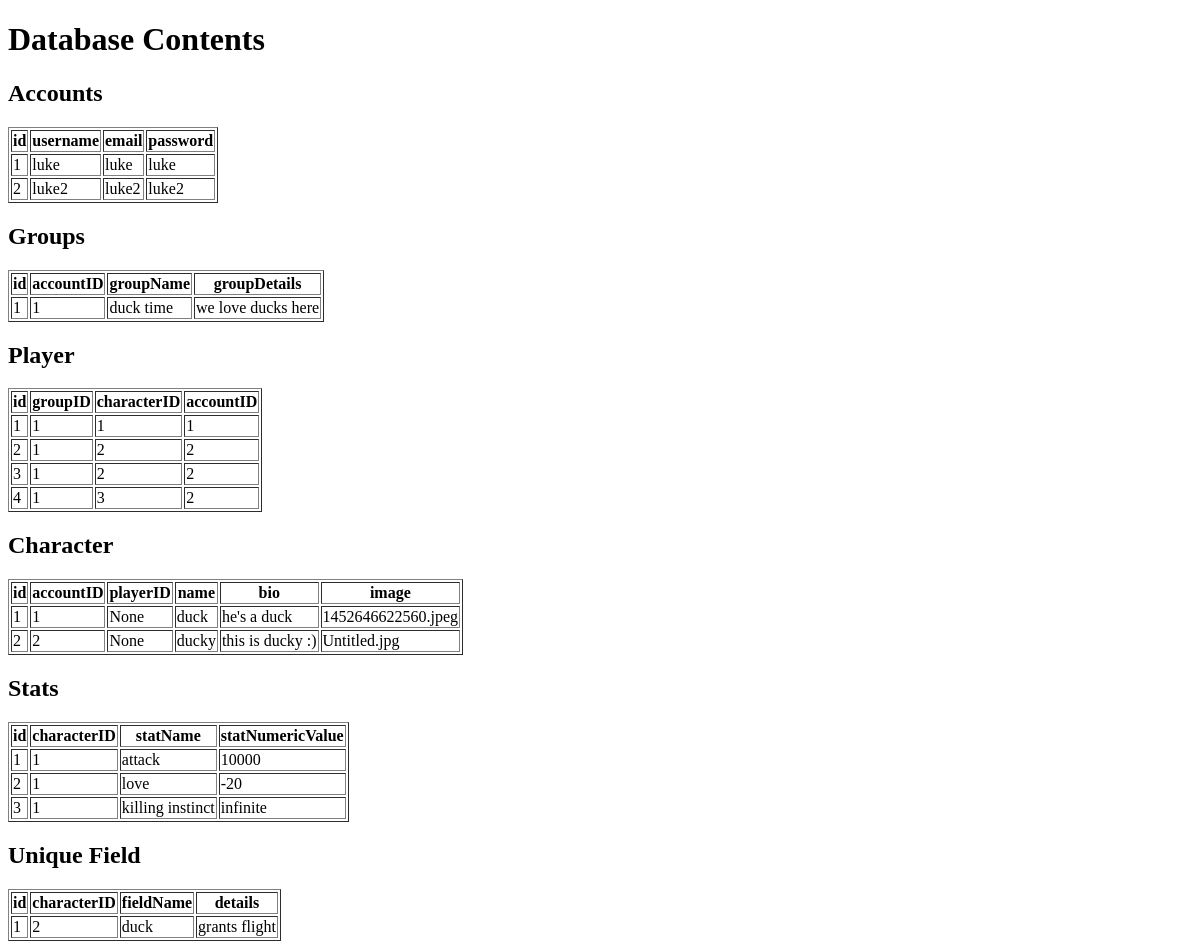
The page /database on the database as committed earlier.
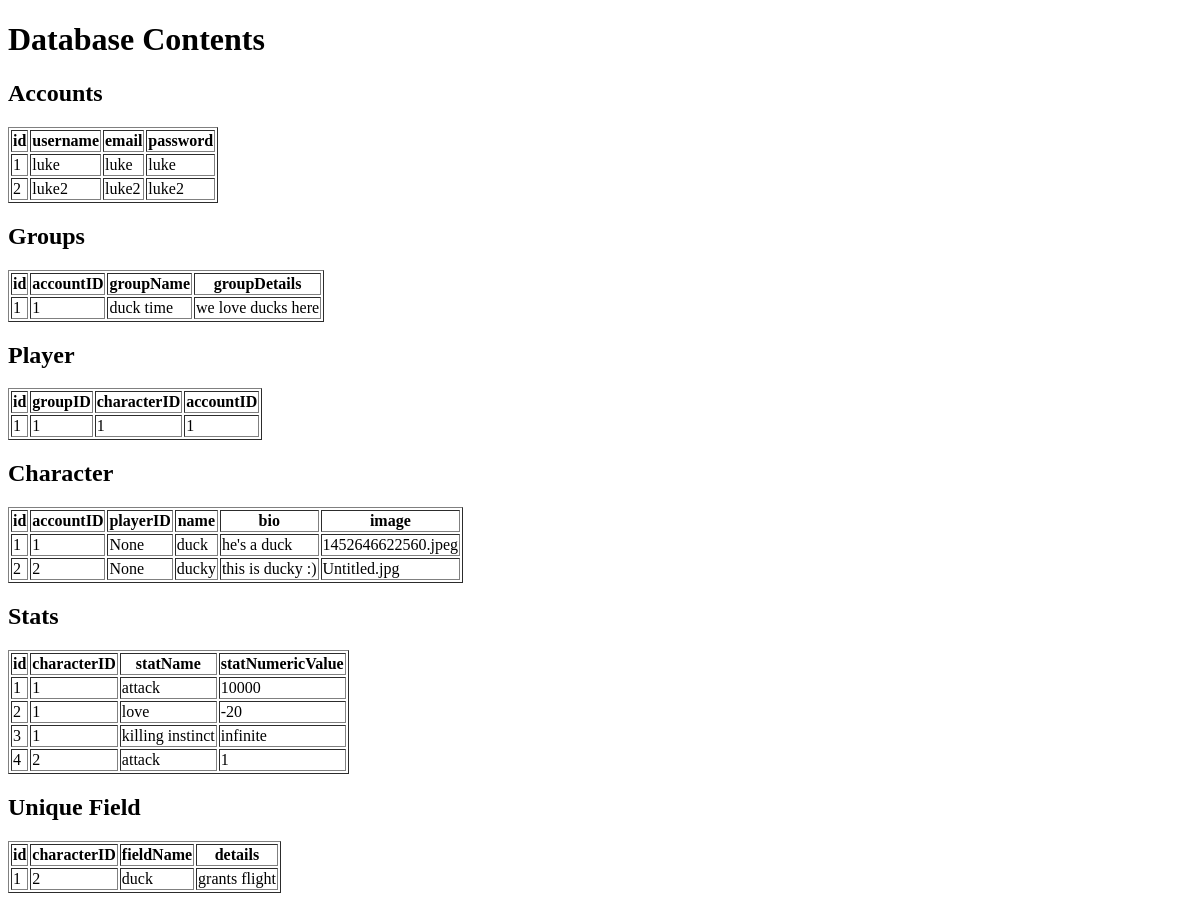
The same page on the database as committed later.
### app.py (models this page shows)
class Account(UserMixin, db.Model):
    id = db.Column(db.Integer, primary_key=True)
    username = db.Column(db.String(80), unique=True, nullable=False)
    email = db.Column(db.String(80), nullable=False)
    password = db.Column(db.String(80), nullable=False)

class Group(db.Model):
    id = db.Column(db.Integer, primary_key=True)
    accountID = db.Column(db.Integer, db.ForeignKey('account.id'), nullable=False)
    groupName = db.Column(db.String(80), unique=True, nullable=False)
    groupDetails = db.Column(db.String(500), nullable=True) # noteContent

class Player(db.Model):
    id = db.Column(db.Integer, primary_key=True)
    characterID = db.Column(db.Integer, db.ForeignKey('character.id'), nullable=False)
    groupID = db.Column(db.Integer, db.ForeignKey('group.id'), nullable=False)
    accountID = db.Column(db.Integer, db.ForeignKey('account.id'), nullable=False)

class Character(db.Model):
    id = db.Column(db.Integer, primary_key=True)
    accountID = db.Column(db.Integer, db.ForeignKey('account.id'), nullable=False)
    playerID = db.Column(db.Integer, db.ForeignKey('player.id'), nullable=True)
    name = db.Column(db.String(80), nullable=False)
    bio = db.Column(db.String(500), nullable=True)
    image = db.Column(db.String(80), nullable=True) #file for saved img path probably

class Stats(db.Model):
    id = db.Column(db.Integer, primary_key=True)
    characterID = db.Column(db.Integer, db.ForeignKey('character.id'), nullable=False)
    statName = db.Column(db.String(80), nullable=False)
    statNumericValue = db.Column(db.Integer, nullable=True)

class UniqueField(db.Model):
    id = db.Column(db.Integer, primary_key=True)
    characterID = db.Column(db.Integer, db.ForeignKey('character.id'), nullable=False)
    fieldName = db.Column(db.String(80), nullable=False)
    details = db.Column(db.String(500), nullable=True)

### app.py (the view)
@app.route('/database')
def database():
    accounts = Account.query.all()
    groups = Group.query.all()
    players = Player.query.all()
    characters = Character.query.all()
    statistics = Stats.query.all()
    uniqueFields = UniqueField.query.all()
    return render_template('database.html', accounts=accounts, groups=groups, players=players, characters=characters, statistics=statistics, uniqueFields=uniqueFields)

### templates/database.html (shortened to what this page needs)
<!DOCTYPE html>
<html lang="en">
<head>
</head>
<body>
    <h1>Database Contents</h1>
    <h2>Accounts</h2>
    <table border="1">
        <thead>
            <tr>
                <th>id</th>
                <th>username</th>
                <th>email</th>
                <th>password</th>
            </tr>
        </thead>
        <tbody>
            {% for account in accounts %}
            <tr>
                <td>{{ account.id }}</td>
                <td>{{ account.username }}</td>
                <td>{{ account.email }}</td>
                <td>{{ account.password }}</td>
            </tr>
            {% endfor %}
        </tbody>
    </table>
    <h2>Groups</h2>
    <table border="1">
        <thead>
            <tr>
                <th>id</th>
                <th>accountID</th>
                <th>groupName</th>
                <th>groupDetails</th>
            </tr>
        </thead>
        <tbody>
            {% for group in groups %}
            <tr>
                <td>{{ group.id }}</td>
                <td>{{ group.accountID }} </td>
                <td>{{ group.groupName }}</td>
                <td>{{ group.groupDetails }}</td>
            </tr>
            {% endfor %}
        </tbody>
    </table>
    <h2>Player</h2>
    <table border="1">
        <thead>
            <tr>
                <th>id</th>
                <th>groupID</th>
                <th>characterID</th>
                <th>accountID</th>
            </tr>
        </thead>
        <tbody>
            {% for player in players %}
            <tr>
                <td>{{ player.id }}</td>
                <td>{{ player.groupID }}</td>
                <td>{{ player.characterID }}</td>
                <td>{{ player.accountID }}</td>
            </tr>
            {% endfor %}
        </tbody>
    </table>
    <h2>Character</h2>
    <table border="1">
        <thead>
            <tr>
                <th>id</th>
                <th>accountID</th>
                <th>playerID</th>
                <th>name</th>
                <th>bio</th>
                <th>image</th>
            </tr>
        </thead>
        <tbody>
            {% for character in characters %}
            <tr>
                <td>{{ character.id }}</td>
                <td>{{ character.accountID }}</td>
                <td>{{ character.playerID }}</td>
                <td>{{ character.name }}</td>
                <td>{{ character.bio }}</td>
                <td>{{ character.image }}</td>
            </tr>
            {% endfor %}
        </tbody>
    </table>
    <h2>Stats</h2>
    <table border="1">
        <thead>
            <tr>
                <th>id</th>
                <th>characterID</th>
                <th>statName</th>
                <th>statNumericValue</th>
            </tr>
        </thead>
        <tbody>
            {% for stat in statistics %}
            <tr>
                <td>{{ stat.id }}</td>
                <td>{{ stat.characterID }}</td>
                <td>{{ stat.statName }}</td>
                <td>{{ stat.statNumericValue }}</td>
            </tr>
            {% endfor %}
        </tbody>
    </table>
    <h2>Unique Field</h2>
    <table border="1">
        <thead>
            <tr>
                <th>id</th>
                <th>characterID</th>
                <th>fieldName</th>
                <th>details</th>
            </tr>
        </thead>
        <tbody>
            {% for uniqueField in uniqueFields %}
            <tr>
                <td>{{ uniqueField.id }}</td>
                <td>{{ uniqueField.characterID }}</td>
                <td>{{ uniqueField.fieldName }}</td>
                <td>{{ uniqueField.details }}</td>
            </tr>
            {% endfor %}
        </tbody>
    </table>
</body>
</html>

Rows that differ between the two databases and show on the page:
removed Player: id "2", groupID "1", characterID "2", accountID "2"
removed Player: id "3", groupID "1", characterID "2", accountID "2"
removed Player: id "4", groupID "1", characterID "3", accountID "2"
added Stats: id "4", characterID "2", statName "attack", statNumericValue "1"
